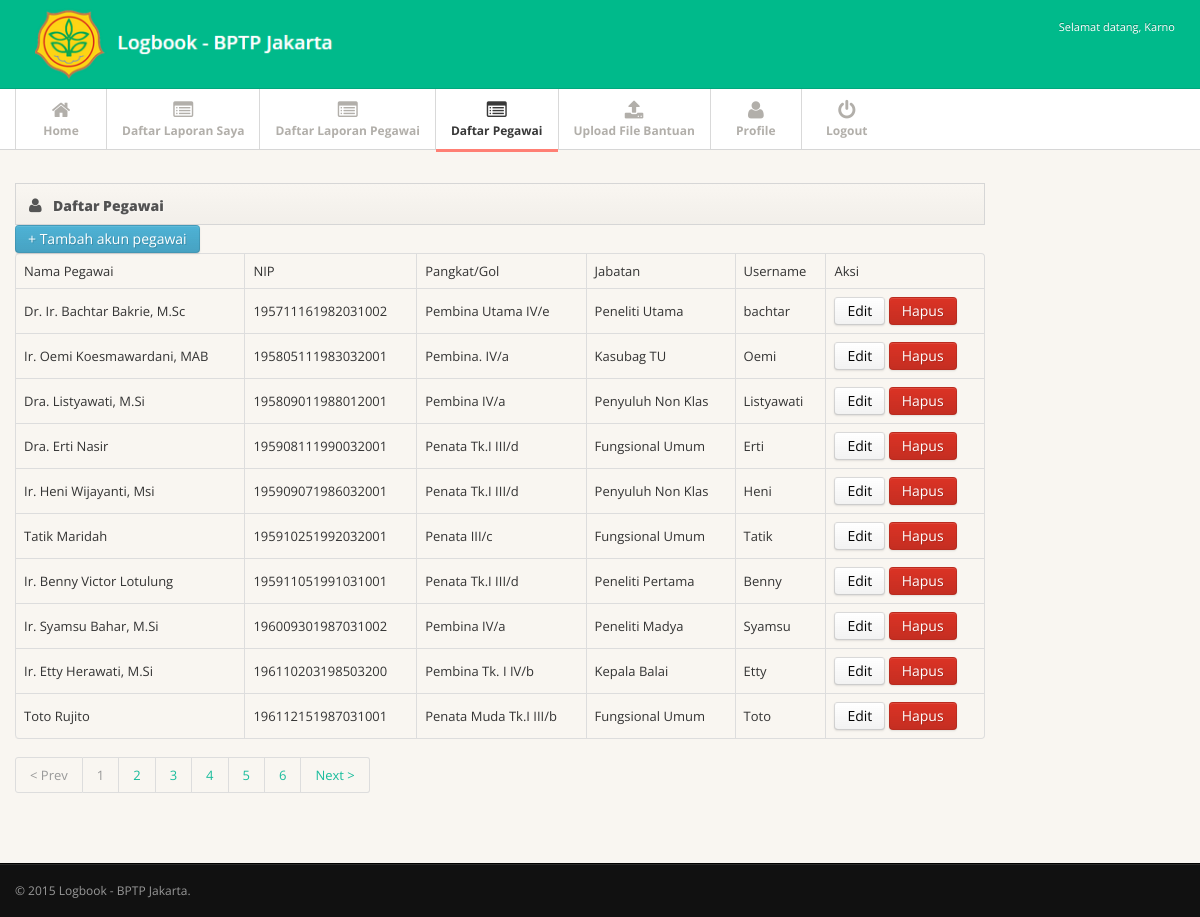
Screenshot of /level/admin/daftar-pegawai.php (signed in) with the database file from the repository.
### tables this page shows
CREATE TABLE IF NOT EXISTS `user` (
  `nama` varchar(40) NOT NULL,
  `nip` varchar(18) NOT NULL,
  `pangkat` varchar(25) NOT NULL,
  `jabatan` varchar(25) NOT NULL,
  `username` varchar(15) NOT NULL,
  `password` varchar(10) NOT NULL,
  `role` varchar(11) NOT NULL
);

### level/admin/daftar-pegawai.php (the view, shortened to what this page needs)
<?php
include "../../config/connect.php";
?>
<!DOCTYPE html>
<html lang="en">
<head>
<link href="../../assets/css/bootstrap.min.css" rel="stylesheet">
<link href="../../assets/css/bootstrap-responsive.min.css" rel="stylesheet">
<link href="../../assets/css/font-awesome.css" rel="stylesheet">
<link href="../../assets/css/style.css" rel="stylesheet">
<link href="../../assets/css/pages/dashboard.css" rel="stylesheet">
</head>
<body>
<?php
include "header-after-login.php";
?>
<div class="subnavbar">
  <div class="subnavbar-inner">
    <div class="container">
      <ul class="mainnav">
	  <li><a href="index.php"><i class="icon-home"></i><span>Home</span> </a> </li>
	  <li><a href="report.php"><i class="icon-list-alt"></i><span>Daftar Laporan Saya</span> </a> </li>
	  <li><a href="report-pegawai.php?sort=all"><i class="icon-list-alt"></i><span>Daftar Laporan Pegawai</span> </a> </li>
	  <li class="active"><a href="daftar-pegawai.php"><i class="icon-list-alt"></i><span>Daftar Pegawai</span> </a> </li>
	  <li><a href="halaman-upload.php"><i class="icon-upload-alt"></i><span>Upload File Bantuan</span> </a> </li>
      <li><a href="profile.php"><i class="icon-user"></i><span>Profile</span> </a> </li>
      <li class="nav navbar-nav navbar-right"><a href="logout.php"><i class="icon-off"></i><span>Logout</span> </a> </li>
    </div>
  </div>
</div>
<div class="main">
  <div class="main-inner">
    <div class="container">
	 <div class="row">
        <div class="span10">
          <div class="widget widget-nopad">
            <div class="widget-header"> <i class="icon-user"></i>
              <h3> Daftar Pegawai</h3>
            </div>
		   <button button class="btn btn-info"><a href="tambah-pegawai.php"><font color="white">+ Tambah akun pegawai</font></a></button>
<div class="table-responsives">
<table class="table table-bordered">
        <tr>
			<td>Nama Pegawai</td>
            <td>NIP</td>
			<td>Pangkat/Gol</td>
			<td>Jabatan</td>
            <td>Username</td>
			<td>Aksi</td>
        </tr>
    <?php
			$perpage= 10;
			if(isset($_GET["page"])){
			$page = intval($_GET["page"]);
			}
			else{
			$page=1;
			}
			$calc= $perpage * $page;
			$start= $calc - $perpage;
			$result = mysqli_query($con,"select * from user Limit $start, $perpage");
    while ($fetch = mysqli_fetch_array($result)) {
	?>
        <tr>
            <td><?php echo $fetch['nama']; ?></td>
			<td><?php echo $fetch['nip']; ?></</td>
			<td><?php echo $fetch['pangkat']; ?></td>
            <td><?php echo $fetch['jabatan']; ?></td>
			<td><?php echo $fetch['username']; ?></td>
            <td><a href="edit-pegawai.php?nip=<?php echo $fetch['nip']; ?>"><button button class="btn"><font color="black">Edit</font></button></a>
			<button button class="btn btn-danger" data-toggle="confirmation-singleton" href="hapus-pegawai.php?nip=<?php echo $fetch['nip'];?>" ><font color="white">Hapus</font></a></button></td>
        </tr>
    <?php
    }
    ?>
</table>
		<?php
		if(isset($page)){
		$result = mysqli_query($con,"select Count(*) As Total from user");
		$rows = mysqli_num_rows($result);
		if($rows)
		{
		$rs = mysqli_fetch_assoc($result);
		$total = $rs["Total"];
		}
		$totalpages = ceil($total / $perpage);
		?>
		<ul class="pagination">
		<?php
		if($page <= 1){
		echo "<li class='disabled'><a>< Prev</a></li>";
		}
		else{
		$j = $page - 1;
		echo "<li><a href='daftar-pegawai.php?page=$j'>< Prev</a></li>";
		}
		for($i=1; $i <= $totalpages;$i++){
		if($i<>$page){
		echo "<li><a href='daftar-pegawai.php?page=$i'>$i</a></li>";
		}
		else{
		echo "<li class='disabled'><a>$i</a></li>";
		}
		}
		if($page == $totalpages){
		echo "<li class='disabled'><a>Next ></a></li>";
		}
		else{
		$j = $page+1;
		echo "<li><a href='daftar-pegawai.php?page=$j'>Next ></a></li>";
		}
		}
			?>
			</ul>
          </div>
        </div>
      </div>
		</div>
    </div>
  </div>
</div>
<div class="footer">
  <div class="footer-inner">
    <div class="container">
      <div class="row">
        <div class="span12"> &copy; 2015 <a href="index.php">Logbook - BPTP Jakarta</a>. </div>
      </div>
    </div>
  </div>
</div>
</body>
</html>

### level/admin/header-after-login.php (shortened to what this page needs)
<div class="navbar navbar-fixed-top">
  <div class="navbar-inner">
    <div class="container"> <a class="brand" href="index.html"></a>
         <div class="nav-collapse">
				<ul class="nav pull-left">
					<img src="BPTP.png" width="300px" height="450px"> </img>
				</ul>
			</div>
	   <div class="nav-collapse">
        <ul class="nav pull-right">
			<li>
				<a href="profile.php" >Selamat datang, <?php echo $_SESSION['userid']; ?></a>
			</li>
        </ul>
      </div>
    </div>
  </div>
</div>

### assets/css/style.css (style rules this page uses)
body { background: #f9f6f1; font: 13px/1.7em 'Open Sans'; }
input, button, select, textarea { font-family: 'Open Sans'; }
.table td { vertical-align: middle; }
.navbar .container { position: relative; }
.navbar-inner { padding: 7px 0; background: #00ba8b !important; -moz-border-radius: 0; -webkit-border-radius: 0; border-radius: 0; }
.navbar-fixed-top { position: static; }
.navbar .nav a { font-size: 11px; }
.navbar .nav>li>a { color:#fff !important; }
.navbar .brand { font-weight: 600; position: relative; top: 20px; }
.subnavbar { margin-bottom: 2.5em; }
.subnavbar-inner { height: 60px; background: #fff; border-bottom: 1px solid #d6d6d6; }
.subnavbar .container > ul { display: inline-block; height: 80px; padding: 0; margin: 0; }
.subnavbar .container > ul > li { float: left; min-width: 90px; height: 60px; padding: 0; margin: 0; text-align: center; list-style: none; border-left: 1px solid #d9d9d9; }
.subnavbar .container > ul > li > a { display: block; height: 100%; padding: 0 15px; font-size: 12px; font-weight: bold; color: #b2afaa; }
.subnavbar .container > ul > li > a > i { display: inline-block; width: 24px; height: 24px; margin-top: 11px; margin-bottom: -3px; font-size: 20px; }
.subnavbar .container > ul > li > a > span { display: block; }
.subnavbar .container > ul > li.active > a { border-bottom:3px solid #ff7f74; color: #383838; }
.main { padding-bottom: 2em; border-bottom: 1px solid #000; }
.footer { margin-top: 0; border-top: 1px solid #292929; }
.footer-inner { padding: 15px 0; font-size: 12px; background: #111; color: #999; }
.footer a { color: #999; }
.widget { position: relative; clear: both; width: auto; margin-bottom: 2em; overflow: hidden; }
.widget-header { position: relative; height: 40px; line-height: 40px; background: #f9f6f1; background:-moz-linear-gradient(top, #f9f6f1 0%, #f2efea 100%); background:-webkit-gradient(linear, left top, left bottom, color-stop(0%,#f9f6f1), color-stop(100%,#f2efea)); background:-webkit-linear-gradient(top, #f9f6f1 0%,#f2efea 100%); background:-o-linear-gradient(top, #f9f6f1 0%,#f2efea 100%); background:-ms-linear-gradient(top, #f9f6f1 0%,#f2efea 100%); background:linear-gradient(top, #f9f6f1 0%,#f2efea 100%); filter: progid:DXImageTransform.Microsoft.gradient(startColorstr='#f9f6f1', endColorstr='#f2efea'); -ms-filter: "progid:DXImageTransform.Microsoft.gradient(startColorstr='#f9f6f1', endColorstr='#f2efea')"; border: 1px solid #d6d6d6; -webkit-background-clip: padding-box; }
.widget-header h3 { position: relative; top: 2px; left: 10px; display: inline-block; margin-right: 3em; font-size: 14px; font-weight: 800; color: #525252; line-height: 18px; text-shadow: 1px 1px 2px rgba(255,255,255,.5); }
.widget-header [class^="icon-"], .widget-header [class*=" icon-"] { display: inline-block; margin-left: 13px; margin-right: -2px; font-size: 16px; color: #555; vertical-align: middle; }

### rows the page displays
user: nama "Dr. Ir. Bachtar Bakrie, M.Sc", nip "195711161982031002", pangkat "Pembina Utama IV/e", jabatan "Peneliti Utama", username "bachtar"
user: nama "Ir. Oemi Koesmawardani, MAB", nip "195805111983032001", pangkat "Pembina. IV/a", jabatan "Kasubag TU", username "Oemi"
user: nama "Dra. Listyawati, M.Si", nip "195809011988012001", pangkat "Pembina IV/a", jabatan "Penyuluh Non Klas", username "Listyawati"
user: nama "Dra. Erti Nasir", nip "195908111990032001", pangkat "Penata Tk.I III/d", jabatan "Fungsional Umum", username "Erti"
user: nama "Ir. Heni Wijayanti, Msi", nip "195909071986032001", pangkat "Penata Tk.I III/d", jabatan "Penyuluh Non Klas", username "Heni"
user: nama "Tatik Maridah", nip "195910251992032001", pangkat "Penata III/c", jabatan "Fungsional Umum", username "Tatik"
user: nama "Ir. Benny Victor Lotulung", nip "195911051991031001", pangkat "Penata Tk.I III/d", jabatan "Peneliti Pertama", username "Benny"
user: nama "Ir. Syamsu Bahar, M.Si", nip "196009301987031002", pangkat "Pembina IV/a", jabatan "Peneliti Madya", username "Syamsu"
user: nama "Ir. Etty Herawati, M.Si", nip "196110203198503200", pangkat "Pembina Tk. I IV/b", jabatan "Kepala Balai", username "Etty"
user: nama "Toto Rujito", nip "196112151987031001", pangkat "Penata Muda Tk.I III/b", jabatan "Fungsional Umum", username "Toto"

### other values shown
$_SESSION['userid'] "Karno"
